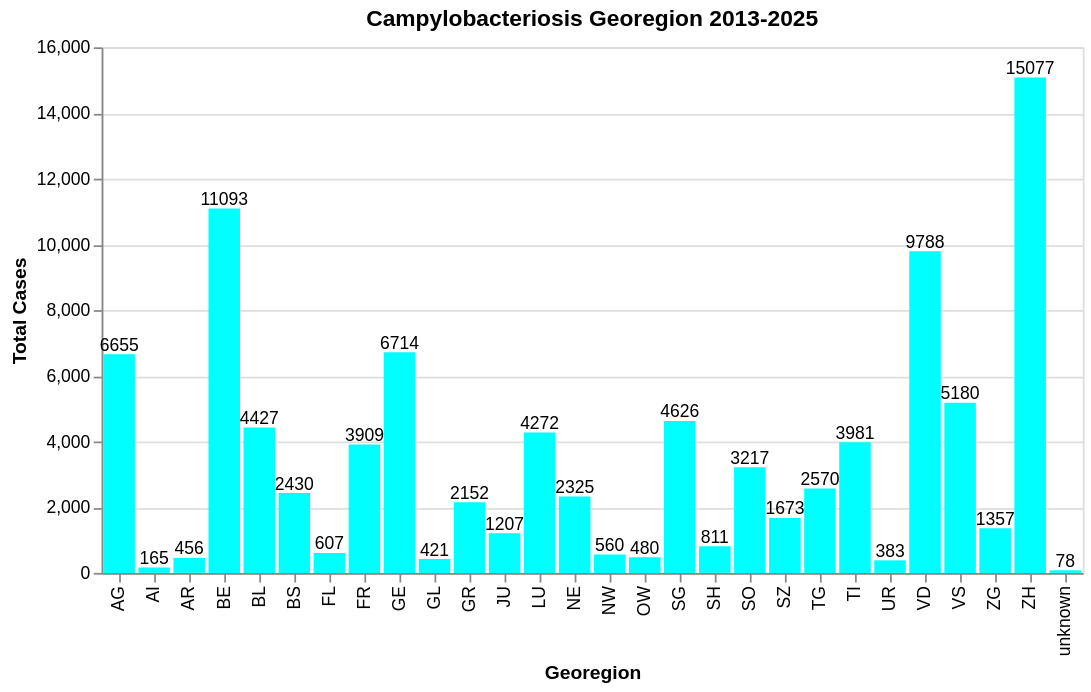

Source (notebook cell):
### Markdown cell above
### Visuelle Analyse

### Code cell
# Ohne Kantone --> ~
data_cantons = data_def[~data_def["georegion"].isin(["CH", "CHFL"])]

#Gruppieren nach georegion und Werte summieren
counts = (
    data_cantons.groupby("georegion")
        .agg(sum_value=("value", "sum"))
        .reset_index()
)

#Bar Chart
bar_georegion = alt.Chart(counts).mark_bar(color="aqua").encode(
    x=alt.X("georegion", title="Georegion"),
    y=alt.Y("sum_value", title="Total Cases")
).properties(
    title="Campylobacteriosis Georegion 2013-2025"
)

# Textlabels
text = bar_georegion.mark_text(
    align="center",
    dy=-5,
    size=10
).encode(
    text="sum_value:Q"
)

# Kombinieren
bar_georegion = bar_georegion + text
bar_georegion

### Figure 1 — Vega-Lite specification as saved in the notebook (floating-point values rounded to 4 significant figures)
{"config": {"view": {"continuousWidth": 300, "continuousHeight": 300}}, "layer": [{"mark": {"type": "bar", "color": "aqua"}, "encoding": {"x": {"field": "georegion", "title": "Georegion", "type": "nominal"}, "y": {"field": "sum_value", "title": "Total Cases", "type": "quantitative"}}, "title": "Campylobacteriosis Georegion 2013-2025"}, {"mark": {"type": "text", "align": "center", "dy": -5, "size": 10}, "encoding": {"text": {"field": "sum_value", "type": "quantitative"}, "x": {"field": "georegion", "title": "Georegion", "type": "nominal"}, "y": {"field": "sum_value", "title": "Total Cases", "type": "quantitative"}}, "title": "Campylobacteriosis Georegion 2013-2025"}], "data": {"name": "data-80272cf9fe58cf99b7ad6b3e6446baf4"}, "$schema": "https://vega.github.io/schema/vega-lite/v6.1.0.json", "datasets": {"data-80272cf9fe58cf99b7ad6b3e6446baf4": [{"georegion": "AG", "sum_value": 6655.0}, {"georegion": "AI", "sum_value": 165.0}, {"georegion": "AR", "sum_value": 456.0}, {"georegion": "BE", "sum_value": 11090.0}, {"georegion": "BL", "sum_value": 4427.0}, {"georegion": "BS", "sum_value": 2430.0}, {"georegion": "FL", "sum_value": 607.0}, {"georegion": "FR", "sum_value": 3909.0}, {"georegion": "GE", "sum_value": 6714.0}, {"georegion": "GL", "sum_value": 421.0}, {"georegion": "GR", "sum_value": 2152.0}, {"georegion": "JU", "sum_value": 1207.0}, {"georegion": "LU", "sum_value": 4272.0}, {"georegion": "NE", "sum_value": 2325.0}, {"georegion": "NW", "sum_value": 560.0}, {"georegion": "OW", "sum_value": 480.0}, {"georegion": "SG", "sum_value": 4626.0}, {"georegion": "SH", "sum_value": 811.0}, {"georegion": "SO", "sum_value": 3217.0}, {"georegion": "SZ", "sum_value": 1673.0}, {"georegion": "TG", "sum_value": 2570.0}, {"georegion": "TI", "sum_value": 3981.0}, {"georegion": "UR", "sum_value": 383.0}, {"georegion": "VD", "sum_value": 9788.0}, {"georegion": "VS", "sum_value": 5180.0}, {"georegion": "ZG", "sum_value": 1357.0}, {"georegion": "ZH", "sum_value": 15080.0}, {"georegion": "unknown", "sum_value": 78.0}]}}
